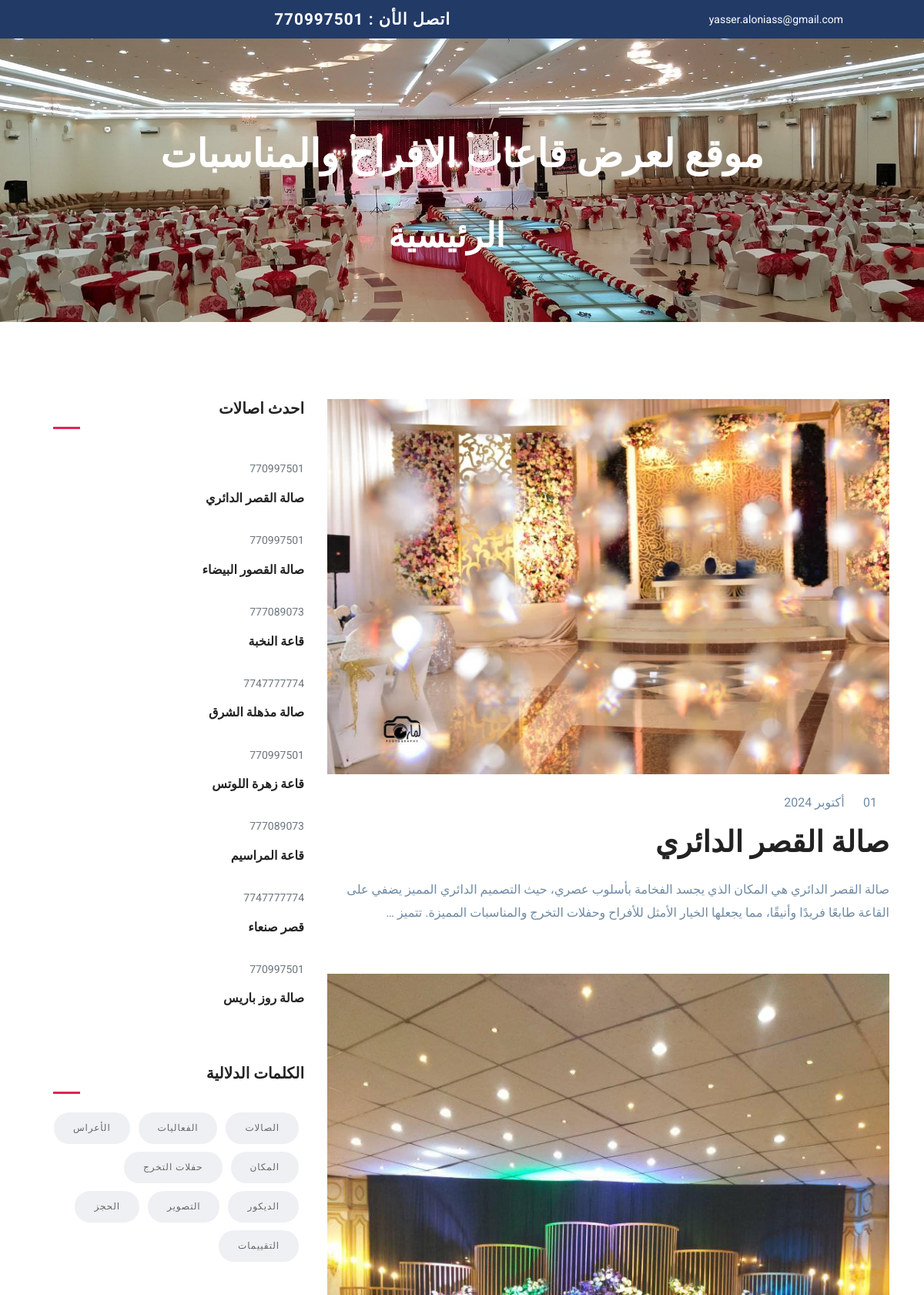
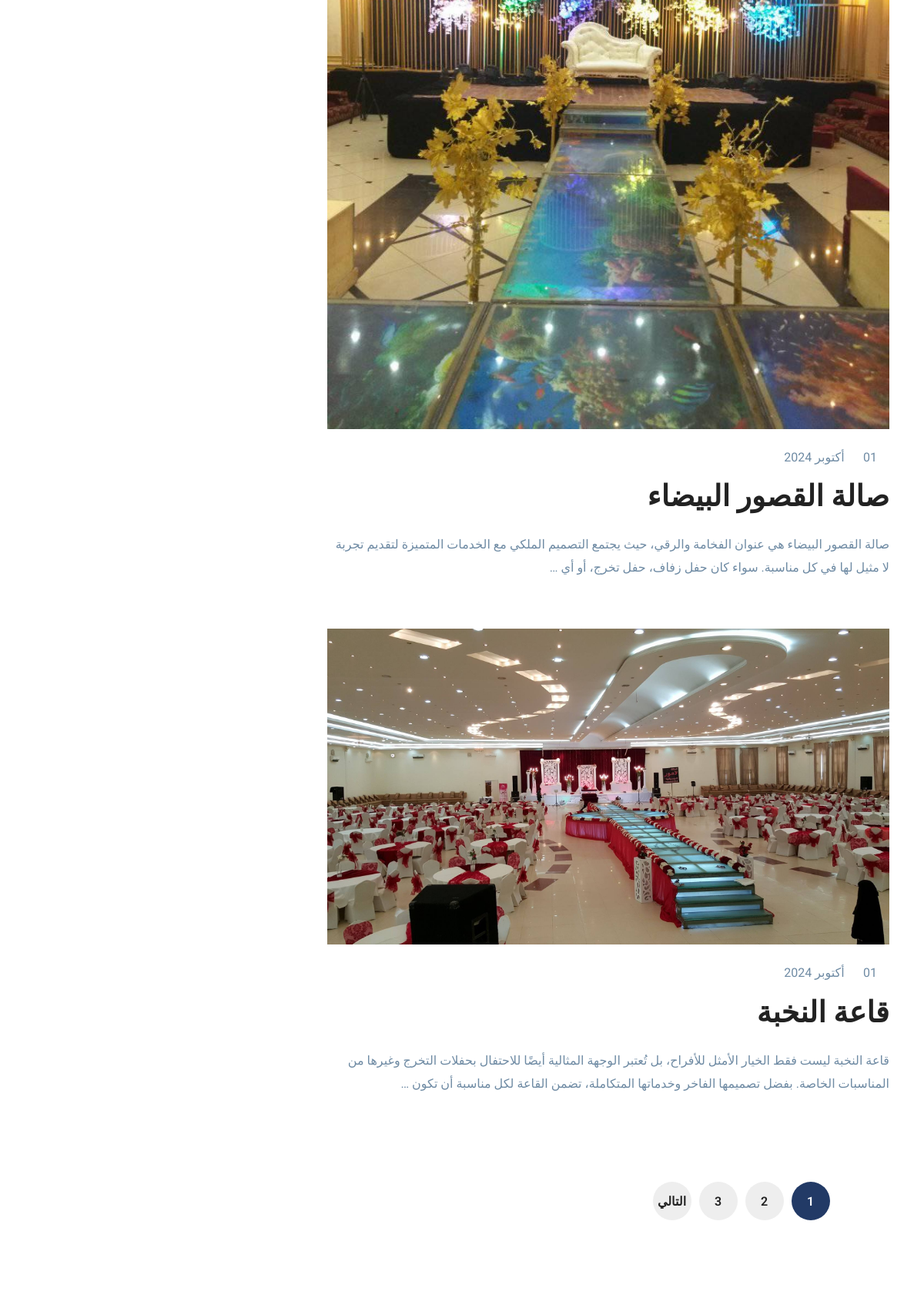
The page / (upper part) on the database its author committed (2 pictures, top to bottom).
### Halls/models.py (models this page shows, shortened)
class Halls(models.Model):
    client = models.ForeignKey(Client, on_delete=models.CASCADE, related_name='halls')
    name = models.CharField(max_length=250)
    capacity = models.IntegerField()
    price = models.IntegerField()
    address = models.CharField(max_length=100)
    slug = models.SlugField(max_length=250, unique=True)
    body = models.TextField(default='Default Text', blank=True)
    photo = models.ImageField(upload_to='images/%Y', blank=True, null=True)
    active = models.BooleanField(default=False)
    created = models.DateTimeField(default=timezone.now)

class Client(models.Model):
    name = models.CharField(max_length=250)
    phone = models.CharField(max_length=15)
    email = models.EmailField(unique=True)
    password = models.CharField(max_length=180)

### Halls/views.py (the view)
# urls.py: path('', views.HallsListView.as_view(), name='halls_list'),
class HallsListView(ListView):
    model = Halls
    template_name = 'halls/post/halls_list.html'
    context_object_name = 'halls'
    paginate_by = 3
    ordering = ['-created']
    def get_context_data(self, **kwargs):
        context = super().get_context_data(**kwargs)
        context['sidebar_halls'] = Halls.objects.filter(active=True).order_by('-created')[:10]
        return context

### Halls/templates/halls/post/halls_list.html (shortened to what this page needs)
{% extends "halls/base.html" %}
{% load static %}
{% block content %}
<section class="section blog-wrap">
    <div class="container">
        <div class="row">
            <div class="col-lg-8">
				{% for hall in page_obj %}
      {% if hall.active %}
	  <div class="row">
		<div class="col-lg-12 col-md-12 mb-5">
			<div class="blog-item">
				<div class="blog-thumb">
					{% if hall.photo %}
					<a href="{% url 'halls:halls_detail' hall.slug %}" class="img-link me-4"><img src="{{ hall.photo.url }}" alt="" class="img-fluid "></a>
					{% endif %}
				</div>
				<div class="blog-item-content">
					<div class="blog-item-meta mb-3 mt-4">
						<span class="text-black text-capitalize mr-3"><i class="icofont-calendar mr-1"></i> {{ hall.created|date:"d F Y" }}</span>
					</div>
					<h2 class="mt-3 mb-3"><a href="{% url 'halls:halls_detail' hall.slug %}" class="img-link me-4">
						{{ hall.name }}
					</a></h2>
					<p class="mb-4">{{ hall.body|truncatewords:30|linebreaks }}</p>
				</div>
			</div>
		</div>
	</div>
	  {% endif %}
{% endfor %}
            </div>
            <div class="col-lg-4">
                <div class="sidebar-wrap pl-lg-4 mt-5 mt-lg-0">
	<div class="sidebar-widget latest-post mb-3">
		<h5>احدث اصالات</h5>
		{% for hall in sidebar_halls %}
			{% if hall.active %}
				<div class="py-2">
					<span class="text-sm text-muted">{{ hall.client.phone }}</span>
					<h6 class="mt-3 mb-3">
						<a href="{% url 'halls:halls_detail' hall.slug %}" class="img-link me-4">
							{{ hall.name }}
						</a>
					</h6>
				</div>
			{% endif %}
		{% endfor %}
	</div>
	<div class="sidebar-widget tags mb-3">
		<h5 class="mb-4">الكلمات الدلالية</h5>
		<a href="#">الصالات</a>
		<a href="#">الفعاليات</a>
		<a href="#">الأعراس</a>
		<a href="#">المكان</a>
		<a href="#">حفلات التخرج</a>
		<a href="#">الديكور</a>
		<a href="#">التصوير</a>
		<a href="#">الحجز</a>
		<a href="#">التقييمات</a>
	</div>
</div>
            </div>
        </div>
			{% include "pagination.html" with page=page_obj %}
 </div>
</section>
{% endblock %}

### Halls/static/css/style.css (style rules this page uses)
html { overflow-x: hidden; }
body { line-height: 1.6; font-family: "Roboto", sans-serif; -webkit-font-smoothing: antialiased; font-size: 16px; color: #6F8BA4; font-weight: 400; }
h1, .h1, h2, .h2, h3, .h3, h4, .h4, h5, .h5, h6, .h6 { font-family: "Exo", sans-serif; font-weight: 700; color: #222; }
h2, .h2 { font-size: 44px; }
h5, .h5 { font-size: 1.25rem; }
h6, .h6 { font-size: 1rem; }
p { line-height: 30px; }
.section { padding: 100px 0; }
.text-sm { font-size: 14px; }
a { color: #222; text-decoration: none; transition: all .35s ease; }
.blog-item-content h2 { font-weight: 600; font-size: 38px; }
.sidebar-widget { margin-bottom: 30px; padding-bottom: 35px; }
.sidebar-widget h5 { margin-bottom: 30px; position: relative; padding-bottom: 15px; }
.sidebar-widget h5:before { position: absolute; content: ""; left: 0px; bottom: 0px; width: 35px; height: 3px; background: #e12454; }
.sidebar-widget.tags a { font-size: 12px; text-transform: uppercase; letter-spacing: .075em; line-height: 41px; height: 41px; font-weight: 500; border-radius: 20px; color: #666; display: inline-block; background-color: #eff0f3; margin: 0 7px 10px 0; padding: 0 25px; transition: all .2s ease; }

### Halls/static/css/css.css (style rules this page uses)
body { direction: rtl; text-align: right; }

### rows shown on the page
Halls: photo (picture), created "01 أكتوبر 2024", name "صالة القصر الدائري", body "صالة القصر الدائري هي المكان الذي يجسد الفخامة بأسلوب عصري، حيث التصميم الدائري المميز يضفي على القاعة طابعًا فريدًا وأنيقًا، مما يجعلها الخيار الأمثل للأفراح وحفلات التخرج والمناسبات المميزة. تتميز …", client.phone "770997501"
Halls: photo (picture), created "01 أكتوبر 2024", name "صالة القصور البيضاء", body "صالة القصور البيضاء هي عنوان الفخامة والرقي، حيث يجتمع التصميم الملكي مع الخدمات المتميزة لتقديم تجربة لا مثيل لها في كل مناسبة. سواء كان حفل زفاف، حفل تخرج، أو أي …", client.phone "770997501"
Halls: photo (picture), created "01 أكتوبر 2024", name "قاعة النخبة", body "قاعة النخبة ليست فقط الخيار الأمثل للأفراح، بل تُعتبر الوجهة المثالية أيضًا للاحتفال بحفلات التخرج وغيرها من المناسبات الخاصة. بفضل تصميمها الفاخر وخدماتها المتكاملة، تضمن القاعة لكل مناسبة أن تكون …", client.phone "777089073"
Halls: client.phone "7747777774", name "صالة مذهلة الشرق"
Halls: client.phone "770997501", name "قاعة زهرة اللوتس"
Halls: client.phone "777089073", name "قاعة المراسيم"
Halls: client.phone "7747777774", name "قصر صنعاء"
Halls: client.phone "770997501", name "صالة روز باريس"

### other values the page prints
{{ i }} "1"
{{ i }} "2" "3"
